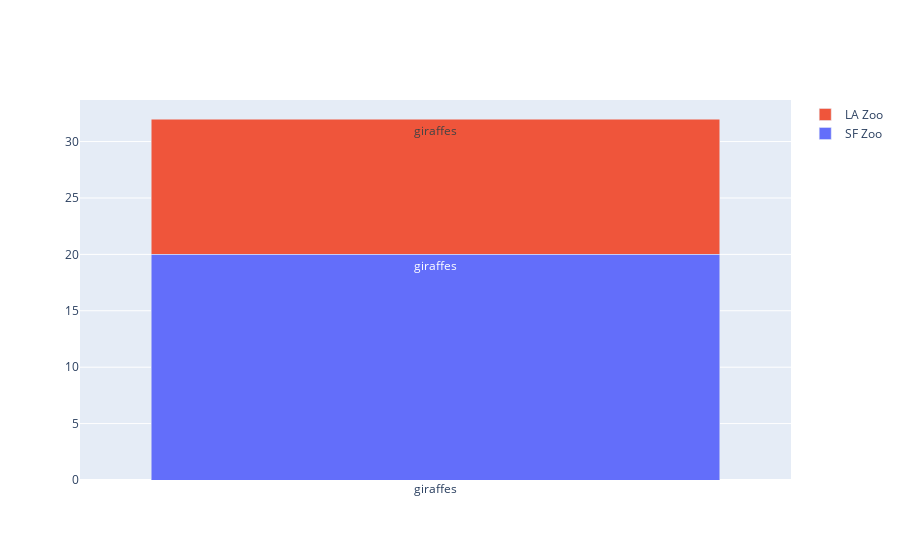

Write notebook code for a chart like this one.
### Code cell
import plotly.graph_objects as go

animals = ['giraffes']

trace_1 = go.Bar(
    name = 'SF Zoo', x = animals , y = [20, 14, 23], text = animals
)

trace_2 = go.Bar(
    name = 'LA Zoo', x = animals , y = [12, 18, 29], text = animals
)

fig = go.Figure(
    data = [trace_1, trace_2]
)
fig.update_layout(barmode = 'stack')

#fig.update_xaxes(range= [0, 3])
#fig.update_yaxes(range = [0, 100])

fig

### Figure 1 — Plotly figure (JSON) as saved in the notebook; plotly's stock layout.template omitted (floating-point values rounded to 4 significant figures)
{"data": [{"name": "SF Zoo", "text": ["giraffes"], "type": "bar", "x": ["giraffes"], "y": [20, 14, 23]}, {"name": "LA Zoo", "text": ["giraffes"], "type": "bar", "x": ["giraffes"], "y": [12, 18, 29]}], "layout": {"barmode": "stack"}}
